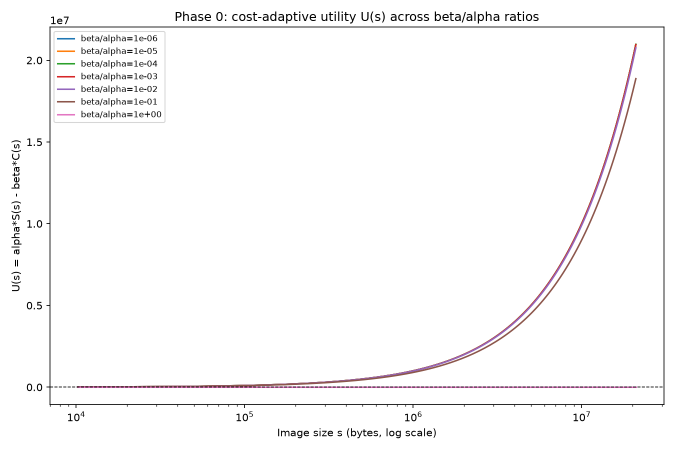
#> input picture phase0/tradeoff_plot.png, 1350 x 900 px, given in place of 801.jpg, which was not available (shown at 1/2 size)
$ python run_phase2b_timing.py
#> lines starting #> are read from the running program, lines starting #| are printed output that depends on the picture; pictures that were not available may be replaced by others from this repository, and a replacement may not be noted
### experiments/run_phase2_timing.py
"""
Phase 2 — single-process timings (docs/phase2_design.md sections 10, 17.9).

Must be run only AFTER the parallel n=280 matrix job has finished and nothing
else heavy is running. Refuses to start if the matrix result is missing.

Reports: (a) cheap-stage cost (signature extraction, all-pairs signature
distances + Otsu); (b) for each (size, primary method) the mean time of a fixed
sample of 200 candidate-pair verifications and the resulting PROJECTION of the
verification time for the whole candidate set. All projections are labelled as
such; none is a measurement of the full candidate set.
"""

from __future__ import annotations

import json
import platform
import sys
import time
from pathlib import Path

REPO_ROOT = Path(__file__).resolve().parent.parent
sys.path.insert(0, str(REPO_ROOT))

import os

for _var in ("OMP_NUM_THREADS", "OPENBLAS_NUM_THREADS", "MKL_NUM_THREADS"):
    os.environ[_var] = "1"  # single process AND single BLAS thread, set before numpy loads

import numpy as np
import PIL

from phase2 import candidates as cand
from phase2 import signatures as sig
from phase2.generate import node_paths
from phase2.pipeline import primary_state
from phase2.verify import sample_pair_indices, time_verification

sys.path.insert(0, str(REPO_ROOT / "experiments"))
from run_phase2 import MATRIX, SIZES, load_signatures  # noqa: E402

OUT = REPO_ROOT / "results" / "phase2_timing.json"
PHASE1C_ALL_PAIRS_SECONDS = 5079.1731483  # recorded Phase 1c measurement (parallel-free)
PHASE1C_SECONDS_PER_PAIR = 0.1300


# [74 lines left out: functions hardware, main, not called in this run]


# [2 lines that do not run on import are left out]

### phase2/generate.py
"""
Phase 2 dataset generation (docs/phase2_design.md sections 3 and 17.1).

Reuses the Phase 0 generator, imported unmodified. One dataset is generated at
F=800 families; any smaller F is the first F families of it (prefix nesting).
Output goes to phase2/data/ (gitignored), never to phase0/data/.
"""

from __future__ import annotations

import hashlib
import json
import platform
import sys
from pathlib import Path

REPO_ROOT = Path(__file__).resolve().parent.parent
PHASE0_DIR = REPO_ROOT / "phase0"
DATA_ROOT = REPO_ROOT / "phase2" / "data"
DEFAULT_DATASET_DIR = DATA_ROOT / "F800"
MAX_FAMILIES = 800
TRANSFORMS = ["resize", "jpegq50", "crop", "bright", "rotate", "png"]


# [14 lines left out: functions _phase0_generator, sha256_file, not called in this run]


def parse_stem(stem: str) -> tuple[str, str]:
    """Return (family_id, transform); transform is 'original' for originals."""
#> called with stem = 'tradeoff_plot'
    for t in TRANSFORMS:
        marker = f"_{t}"
        if stem.endswith(marker):
            return stem[: -len(marker)], t
#> in signature_of, img is the input picture: PIL image 1350x900 RGBA; mean R, G, B, A 250, 249.3, 249.6, 255
    return stem, "original"


# [38 lines left out: functions node_paths, generate_dataset, not called in this run]


# [5 lines that do not run on import are left out]

### phase2/signatures.py
"""
Phase 2 — cheap per-image signatures (docs/phase2_design.md sections 6 and 17.3-17.4).

M1: 64-bit pHash. M2: 1056-d coarse signature. Ground truth is never an input
here: a signature is a pure function of one image's pixels.
"""

from __future__ import annotations

from pathlib import Path

import numpy as np
from PIL import Image

GRAY_SIZE = 32
HASH_BLOCK = 8
COARSE_DIM = GRAY_SIZE * GRAY_SIZE + 24 + 8  # 1056


def _dct_matrix(n: int) -> np.ndarray:
    """Orthonormal DCT-II matrix D, so the 2D transform of X is D @ X @ D.T."""
    k = np.arange(n)[:, None]
    i = np.arange(n)[None, :]
    d = np.sqrt(2.0 / n) * np.cos(np.pi * (2 * i + 1) * k / (2.0 * n))
    d[0, :] = np.sqrt(1.0 / n)
    return d


_DCT = _dct_matrix(GRAY_SIZE)


def _l2_normalise(v: np.ndarray) -> np.ndarray:
    norm = np.linalg.norm(v)
    return v / norm if norm > 0 else v


def gray32(img: Image.Image) -> np.ndarray:
    """PIL luma, resized to 32x32 with LANCZOS from the full-resolution image."""
    return np.asarray(img.convert("L").resize((GRAY_SIZE, GRAY_SIZE), Image.LANCZOS), dtype=np.float64)
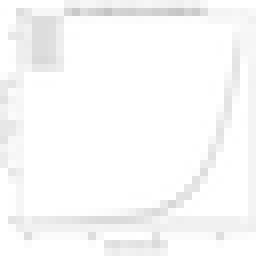
#> returned value: shape (32, 32) float64 (shown 8 times larger); min 196, max 255, mean 249.1


def phash64(gray: np.ndarray) -> np.uint64:
    coeffs = _DCT @ gray @ _DCT.T
    block = coeffs[:HASH_BLOCK, :HASH_BLOCK].ravel()  # row-major index k -> bit k
    median = np.median(block[1:])  # DC (index 0) excluded from the median only
    value = 0
    for k in np.flatnonzero(block > median):
        value |= 1 << int(k)
    return np.uint64(value)


def block_gray(gray: np.ndarray) -> np.ndarray:
    return _l2_normalise(gray.ravel())
#> in _l2_normalise, `norm = np.linalg.norm(v)`: norm = 7979.6


def block_color(rgb: np.ndarray) -> np.ndarray:
    hist = np.concatenate(
        [np.bincount((rgb[..., c] // 32).ravel(), minlength=8) for c in range(3)]
    ).astype(np.float64)
#> hist = 24 values, max 1177290 at index 7, min 1559 at index 2, mean 151875
    return _l2_normalise(hist)


def block_sobel(gray: np.ndarray) -> np.ndarray:
    g = gray
    gx = (g[:-2, 2:] + 2 * g[1:-1, 2:] + g[2:, 2:]) - (g[:-2, :-2] + 2 * g[1:-1, :-2] + g[2:, :-2])
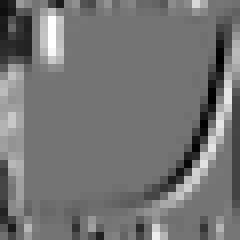
#> gx: shape (30, 30) float64 (shown 8 times larger); min -104, max 126, mean 0.4; drawn with min black and max white
    gy = (g[2:, :-2] + 2 * g[2:, 1:-1] + g[2:, 2:]) - (g[:-2, :-2] + 2 * g[:-2, 1:-1] + g[:-2, 2:])
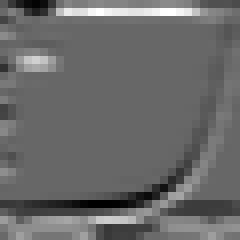
#> gy: shape (30, 30) float64 (shown 8 times larger); min -144, max 212, mean 3.8; drawn with min black and max white
    angle = np.arctan2(gy, gx)  # signed, in [-pi, pi]
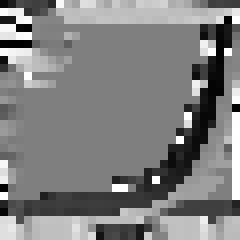
#> angle: shape (30, 30) float64 (shown 8 times larger); min -3.13, max 3.14, mean 0.0243; drawn with min black and max white
    bins = np.minimum(((angle + np.pi) / (2 * np.pi) * 8).astype(np.int64), 7)
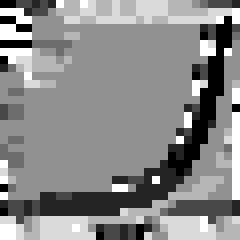
#> bins: shape (30, 30) int64 (shown 8 times larger); min 0, max 7, mean 3.79; drawn with min black and max white
    hist = np.bincount(bins.ravel(), weights=np.hypot(gx, gy).ravel(), minlength=8)
#> hist = [3626.8, 4302.1, 2427.8, 1244.1, 5239.9, 5213.6, 4384.5, 2283.8]
    return _l2_normalise(hist)


def signature_of(path: Path) -> tuple[np.uint64, np.ndarray]:
    """(M1 hash, M2 coarse signature as float32) for one image."""
    with Image.open(path) as img:
        rgb = np.asarray(img.convert("RGB"), dtype=np.uint8)
        gray = gray32(img)
    coarse = np.concatenate([block_gray(gray), block_color(rgb), block_sobel(gray)])
#> coarse = 1056 values, max 0.578 at index 1031, min 0.000765 at index 1026, mean 0.0345
    return phash64(gray), coarse.astype(np.float32)
#> in phash64, `coeffs = _DCT @ gray @ _DCT.T`:
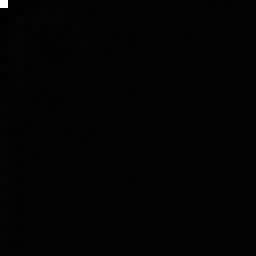
#> coeffs: shape (32, 32) float64 (shown 8 times larger); min -106.2, max 7972.5, mean 7.9; drawn with min black and max white
#> in phash64, `block = coeffs[:HASH_BLOCK, :HASH_BLOCK].ravel()`: block = 64 values, max 7972.5 at index 0, min -106.2 at index 16, mean 123.1
#> in phash64, `median = np.median(block[1:])`: median = -7.15
#> the loop in phash64, `for k in np.flatnonzero(block > median):` made 32 passes
#> (k, value) on passes 2 to 13: (5, 33), (6, 97), (7, 225), (11, 2273), (12, 6369), (13, 14561), (14, 30945), (15, 63713), (18, 325857), (19, 850145), (20, 1898721), (21, 3995873)
#> value on pass 1: 1
#> after the loop in phash64, `for k in np.flatnonzero(block > median):`: value = 2163722397893327073


def compute_signatures(paths: list[Path]) -> tuple[np.ndarray, np.ndarray]:
    hashes = np.empty(len(paths), dtype=np.uint64)
    coarse = np.empty((len(paths), COARSE_DIM), dtype=np.float32)
    for i, p in enumerate(paths):
        hashes[i], coarse[i] = signature_of(p)
    return hashes, coarse


# [23 lines left out: functions hamming_matrix, l2_matrix, not called in this run]

### phase2b/data.py
"""
Phase 2b data (docs/phase2b_design.md sections 3 and 4).

Fresh families 801..1600 from the UNMODIFIED Phase 0 generator. Because the generator
uses one sequential RNG, generating 800+k originals reproduces families 1..800 exactly;
those are verified against the Phase 2 manifest and then discarded, and only the fresh
families get transformed. Imports phase2 unchanged.
"""

from __future__ import annotations

import json
import shutil
import sys
from pathlib import Path

REPO_ROOT = Path(__file__).resolve().parent.parent
if str(REPO_ROOT) not in sys.path:
    sys.path.insert(0, str(REPO_ROOT))

from phase2.generate import _phase0_generator, parse_stem, sha256_file  # noqa: E402

TAU_STAR = 0.6004747353136561  # 0.5 x Phase 2 n=280 Otsu tau_sig (design section 1)
PHASE2_FAMILIES = 800
FIRST_FRESH = PHASE2_FAMILIES + 1
SIZES = (40, 100, 200, 400, 800)
DATA_ROOT = REPO_ROOT / "phase2b" / "data"
DEFAULT_DATASET_DIR = DATA_ROOT / "fresh800"
PHASE2_MANIFEST = REPO_ROOT / "phase2" / "data" / "F800" / "manifest.json"


def node_paths(n_families: int, dataset_dir: Path = DEFAULT_DATASET_DIR) -> list[Path]:
    """Ordered nodes for the first `n_families` fresh families (design 3): originals by
    ascending family id, then transformed images by (family id, filename)."""
    ids = range(FIRST_FRESH, FIRST_FRESH + n_families)
    originals = [dataset_dir / "originals" / f"{k:03d}.jpg" for k in ids]
    wanted = {f"{k:03d}" for k in ids}
    transformed = sorted(
        (p for p in (dataset_dir / "transformed").glob("*") if parse_stem(p.stem)[0] in wanted),
        key=lambda p: (int(parse_stem(p.stem)[0]), p.name),
    )
    return originals + transformed


# [37 lines left out: function generate_fresh, not called in this run]


# [6 lines that do not run on import are left out]

### experiments/run_phase2b.py
"""
Phase 2b — fixed-threshold M2* on held-out families 801-1600 (docs/phase2b_design.md).

For each size F in {40,100,200,400,800}: signatures of the first F fresh families ->
candidate set {L2 distance < TAU_STAR} -> hash it -> only then read labels and score.
Records NO timings and nothing machine-specific, so the output is byte-for-byte
reproducible. Timings live in experiments/run_phase2b_timing.py.

    python experiments/run_phase2b.py                      # all sizes
    python experiments/run_phase2b.py --only 40 --out X    # one size (audit rerun)
    python experiments/run_phase2b.py --cache-only         # compute signatures only
"""

from __future__ import annotations

import argparse
import json
import sys
from pathlib import Path

REPO_ROOT = Path(__file__).resolve().parent.parent
sys.path.insert(0, str(REPO_ROOT))

import numpy as np

from phase2 import candidates as cand
from phase2 import metrics as met
from phase2 import signatures as sig
from phase2.pipeline import node_labels
from phase2b.data import DEFAULT_DATASET_DIR, FIRST_FRESH, SIZES, TAU_STAR, node_paths

SEED = 12345
ARTIFACTS = REPO_ROOT / "phase2b" / "artifacts"
DEFAULT_OUT = REPO_ROOT / "results" / "phase2b_results.json"
PHASE2_RESULTS = REPO_ROOT / "results" / "phase2_results.json"


# [8 lines left out: function py, not called in this run]


def load_signatures(dataset_dir: Path = DEFAULT_DATASET_DIR, cache_name: str = "signatures_fresh800.npz"):
    paths = node_paths(max(SIZES), dataset_dir)
    names = [p.name for p in paths]
    cache = ARTIFACTS / cache_name
    if cache.exists():
        z = np.load(cache, allow_pickle=False)
        assert list(z["names"]) == names, "signature cache does not match the node order"
        return names, z["hashes"], z["coarse"]
    hashes = np.empty(len(paths), dtype=np.uint64)
    coarse = np.empty((len(paths), sig.COARSE_DIM), dtype=np.float32)
    for s in range(0, len(paths), 400):
        h, c = sig.compute_signatures(paths[s : s + 400])
        hashes[s : s + 400], coarse[s : s + 400] = h, c
        print(f"  signatures {min(s + 400, len(paths))}/{len(paths)}", flush=True)
    ARTIFACTS.mkdir(parents=True, exist_ok=True)
    np.savez(cache, names=np.array(names), hashes=hashes, coarse=coarse)
    return names, hashes, coarse


# [68 lines left out: functions evaluate_size, main, not called in this run]


# [2 lines that do not run on import are left out]

### experiments/run_phase2b_timing.py
"""
Phase 2b — single-process timings (docs/phase2b_design.md section 7).

Run only after every heavy job has finished. Single process, BLAS threads pinned to 1.
For each size: the cheap-stage cost (all-pairs signature distances + candidate rule) and a
PROJECTION of verification time (|P| x mean of a fixed 200-pair sample of candidate pairs,
seed 12345, pairwise_distance only). The all-pairs baseline above n=280 is EXTRAPOLATED
at 0.1300 s/pair; n=280 uses the recorded Phase 1c measurement.
"""

from __future__ import annotations

import os
import sys
import time
from pathlib import Path

REPO_ROOT = Path(__file__).resolve().parent.parent
sys.path.insert(0, str(REPO_ROOT))
sys.path.insert(0, str(REPO_ROOT / "experiments"))

for _var in ("OMP_NUM_THREADS", "OPENBLAS_NUM_THREADS", "MKL_NUM_THREADS"):
    os.environ[_var] = "1"  # set before numpy loads

import json

import numpy as np

from phase2 import candidates as cand
from phase2 import signatures as sig
from phase2.verify import sample_pair_indices, time_verification
from phase2b.data import SIZES, TAU_STAR, node_paths
from run_phase2_timing import PHASE1C_ALL_PAIRS_SECONDS, PHASE1C_SECONDS_PER_PAIR, hardware
from run_phase2b import load_signatures

OUT = REPO_ROOT / "results" / "phase2b_timing.json"


def main():
    names, H, C = load_signatures()
    name_to_idx = {nm: i for i, nm in enumerate(names)}
    out = {"hardware": hardware(),
           "projection_note": "'projected_*' values are projections from a 200-pair sample (seed 12345), "
                              "not measurements of the whole candidate set.", "sizes": {}}

    paths280 = node_paths(40)
    t0 = time.perf_counter()
    sig.compute_signatures(paths280)
    total = time.perf_counter() - t0
    out["signature_extraction"] = {"images": len(paths280), "total_seconds": total,
                                   "seconds_per_image": total / len(paths280)}

    for F in SIZES:
        paths = node_paths(F)
        idx = [name_to_idx[p.name] for p in paths]
        n = len(paths)
        t0 = time.perf_counter()
        dist = sig.l2_matrix(C[idx])
        P = cand.m2_candidates(dist, TAU_STAR)
        cheap = time.perf_counter() - t0
        flat = np.sort(cand.pair_flat_indices(P))
        entry = {"n": n, "all_pairs": cand.n_pairs(n), "candidate_pairs": int(flat.size),
                 "cheap_stage_seconds": cheap,
                 "extrapolated_all_pairs_verification_seconds_at_0.13s_per_pair": cand.n_pairs(n) * PHASE1C_SECONDS_PER_PAIR}
        if n == 280:
            entry["measured_phase1c_all_pairs_seconds"] = PHASE1C_ALL_PAIRS_SECONDS
        if flat.size:
            chosen = flat[sample_pair_indices(flat.size)]
            rows, cols = cand.flat_to_pair(chosen, n)
            times = np.array(time_verification(paths, list(zip(rows.tolist(), cols.tolist()))))
            entry.update(
                sample_size=int(times.size), sample_mean_seconds=float(times.mean()),
                sample_std_seconds=float(times.std()),
                projected_verification_seconds=float(flat.size * times.mean()),
                projected_vs_extrapolated_all_pairs_speedup=float(
                    cand.n_pairs(n) * PHASE1C_SECONDS_PER_PAIR / (flat.size * times.mean())),
            )
        out["sizes"][str(F)] = entry
        print(f"F={F}: |P|={flat.size} cheap={cheap:.2f}s", flush=True)

    OUT.write_text(json.dumps(out, indent=1))
    print(f"written {OUT}")


if __name__ == "__main__":
#> (the run stopped early here; a loop or call above may not have finished)
